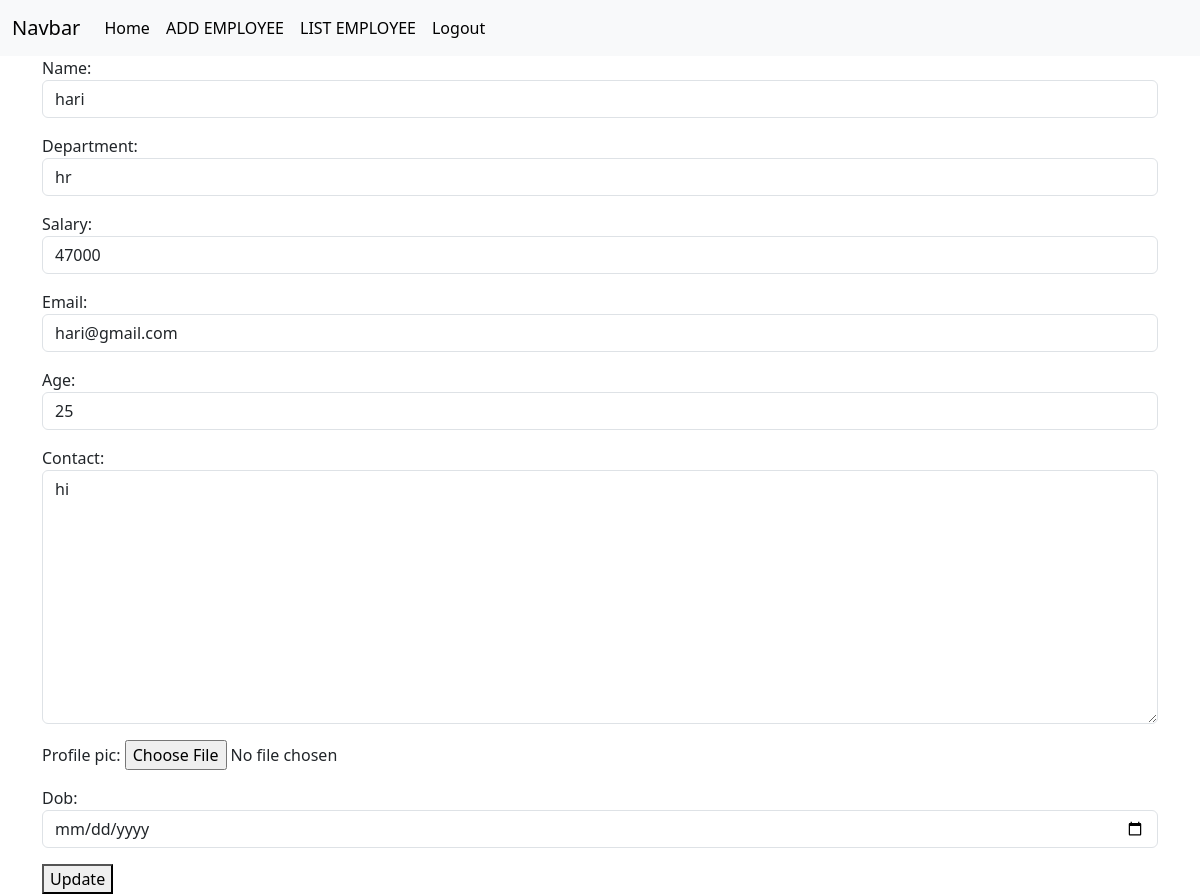
Screenshot of /employee/4/edit (signed in) with the database file from the repository.
### crm/models.py (models this page shows, shortened)
class Employee(models.Model):
    name=models.CharField(max_length=50)
    department=models.CharField(max_length=50)
    salary=models.PositiveIntegerField()
    email=models.EmailField(unique=True)
    age=models.PositiveIntegerField()
    contact=models.CharField(null=True,max_length=50)
    profile_pic=models.ImageField(upload_to="images",null=True,blank=True)
    dob=models.DateField(null=True,blank=True)

### crm/views.py (the view, shortened to what this page needs)
# urls.py: path('employee/<int:pk>/edit',views.EmployeeUpdateView.as_view(),name="emp-edit"),
@method_decorator(signin_required,name="dispatch")
class EmployeeUpdateView(View):
    def get(self,request,*args,**kwargs):
        id=kwargs.get("pk")
        obj=Employee.objects.get(id=id)
        form=EmpoyeeModelForm(instance=obj)
        return render(request,"emp_edit.html",{"form":form})

### crm/forms.py
class EmpoyeeModelForm(forms.ModelForm):
    class Meta:
        model=Employee
        fields="__all__"
        widgets={
            "name":forms.TextInput(attrs={"class":"form-control"}),
            "department":forms.TextInput(attrs={"class":"form-control"}),
            "salary":forms.NumberInput(attrs={"class":"form-control"}),
            "email":forms.EmailInput(attrs={"class":"form-control"}),
            "age":forms.NumberInput(attrs={"class":"form-control"}),
            "contact":forms.Textarea(attrs={"class":"form-control","row":5}),
            "dob":forms.DateInput(attrs={"class":"form-control","type":"date"})
        }

### crm/views.py (called while the page is built)
def signin_required(fn):
    def wrapper(request,*args,**kwargs):
        if not request.user.is_authenticated:
            messages.error(request,"invalid session")
            return redirect("signin")
        else:
            return fn(request,*args,**kwargs)
    return wrapper

### crm/templates/emp_edit.html (shortened to what this page needs)
{%extends 'base.html'%}
{%block body_block%}
<div class="container">
    <form action="" method="post" enctype="multipart/form-data">
        {{form.as_p}}
        <button type="submit">Update</button>
    </form>
</div>
{%endblock%}

### rows the page displays
Employee: name "hari", department "hr", salary "47000", email "hari@gmail.com", age "25", contact "hi"
